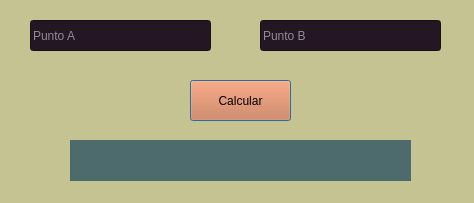
<?xml version="1.0" encoding="UTF-8"?>
<ui version="4.0">
 <class>Dialog</class>
 <widget class="QDialog" name="Dialog">
  <property name="geometry">
   <rect>
    <x>0</x>
    <y>0</y>
    <width>474</width>
    <height>203</height>
   </rect>
  </property>
  <property name="windowTitle">
   <string>Indice de masa corporal</string>
  </property>
  <property name="styleSheet">
   <string notr="true">background-color: rgb(197, 195, 146);</string>
  </property>
  <widget class="QLineEdit" name="lineEdit">
   <property name="geometry">
    <rect>
     <x>30</x>
     <y>20</y>
     <width>181</width>
     <height>31</height>
    </rect>
   </property>
   <property name="palette">
    <palette>
     <active>
      <colorrole role="WindowText">
       <brush brushstyle="SolidPattern">
        <color alpha="255">
         <red>255</red>
         <green>255</green>
         <blue>255</blue>
        </color>
       </brush>
      </colorrole>
      <colorrole role="Button">
       <brush brushstyle="SolidPattern">
        <color alpha="255">
         <red>36</red>
         <green>22</green>
         <blue>35</blue>
        </color>
       </brush>
      </colorrole>
      <colorrole role="Light">
       <brush brushstyle="SolidPattern">
        <color alpha="255">
         <red>255</red>
         <green>255</green>
         <blue>255</blue>
        </color>
       </brush>
      </colorrole>
      <colorrole role="Midlight">
       <brush brushstyle="SolidPattern">
        <color alpha="255">
         <red>255</red>
         <green>255</green>
         <blue>255</blue>
        </color>
       </brush>
      </colorrole>
      <colorrole role="Dark">
       <brush brushstyle="SolidPattern">
        <color alpha="255">
         <red>255</red>
         <green>255</green>
         <blue>255</blue>
        </color>
       </brush>
      </colorrole>
      <colorrole role="Mid">
       <brush brushstyle="SolidPattern">
        <color alpha="255">
         <red>255</red>
         <green>255</green>
         <blue>255</blue>
        </color>
       </brush>
      </colorrole>
      <colorrole role="Text">
       <brush brushstyle="SolidPattern">
        <color alpha="255">
         <red>0</red>
         <green>0</green>
         <blue>0</blue>
        </color>
       </brush>
      </colorrole>
      <colorrole role="ButtonText">
       <brush brushstyle="SolidPattern">
        <color alpha="255">
         <red>255</red>
         <green>255</green>
         <blue>255</blue>
        </color>
       </brush>
      </colorrole>
      <colorrole role="Base">
       <brush brushstyle="SolidPattern">
        <color alpha="255">
         <red>36</red>
         <green>22</green>
         <blue>35</blue>
        </color>
       </brush>
      </colorrole>
      <colorrole role="Window">
       <brush brushstyle="SolidPattern">
        <color alpha="255">
         <red>36</red>
         <green>22</green>
         <blue>35</blue>
        </color>
       </brush>
      </colorrole>
      <colorrole role="Shadow">
       <brush brushstyle="SolidPattern">
        <color alpha="255">
         <red>255</red>
         <green>255</green>
         <blue>255</blue>
        </color>
       </brush>
      </colorrole>
      <colorrole role="Highlight">
       <brush brushstyle="SolidPattern">
        <color alpha="255">
         <red>255</red>
         <green>255</green>
         <blue>255</blue>
        </color>
       </brush>
      </colorrole>
      <colorrole role="HighlightedText">
       <brush brushstyle="SolidPattern">
        <color alpha="255">
         <red>254</red>
         <green>254</green>
         <blue>254</blue>
        </color>
       </brush>
      </colorrole>
      <colorrole role="Link">
       <brush brushstyle="SolidPattern">
        <color alpha="255">
         <red>255</red>
         <green>255</green>
         <blue>255</blue>
        </color>
       </brush>
      </colorrole>
      <colorrole role="LinkVisited">
       <brush brushstyle="SolidPattern">
        <color alpha="255">
         <red>255</red>
         <green>255</green>
         <blue>255</blue>
        </color>
       </brush>
      </colorrole>
      <colorrole role="AlternateBase">
       <brush brushstyle="SolidPattern">
        <color alpha="255">
         <red>255</red>
         <green>255</green>
         <blue>255</blue>
        </color>
       </brush>
      </colorrole>
      <colorrole role="ToolTipBase">
       <brush brushstyle="SolidPattern">
        <color alpha="255">
         <red>255</red>
         <green>255</green>
         <blue>255</blue>
        </color>
       </brush>
      </colorrole>
      <colorrole role="ToolTipText">
       <brush brushstyle="SolidPattern">
        <color alpha="255">
         <red>255</red>
         <green>255</green>
         <blue>255</blue>
        </color>
       </brush>
      </colorrole>
      <colorrole role="PlaceholderText">
       <brush brushstyle="SolidPattern">
        <color alpha="128">
         <red>255</red>
         <green>255</green>
         <blue>255</blue>
        </color>
       </brush>
      </colorrole>
     </active>
     <inactive>
      <colorrole role="WindowText">
       <brush brushstyle="SolidPattern">
        <color alpha="255">
         <red>0</red>
         <green>0</green>
         <blue>0</blue>
        </color>
       </brush>
      </colorrole>
      <colorrole role="Button">
       <brush brushstyle="SolidPattern">
        <color alpha="255">
         <red>36</red>
         <green>22</green>
         <blue>35</blue>
        </color>
       </brush>
      </colorrole>
      <colorrole role="Light">
       <brush brushstyle="SolidPattern">
        <color alpha="255">
         <red>36</red>
         <green>22</green>
         <blue>35</blue>
        </color>
       </brush>
      </colorrole>
      <colorrole role="Midlight">
       <brush brushstyle="SolidPattern">
        <color alpha="255">
         <red>36</red>
         <green>22</green>
         <blue>35</blue>
        </color>
       </brush>
      </colorrole>
      <colorrole role="Dark">
       <brush brushstyle="SolidPattern">
        <color alpha="255">
         <red>160</red>
         <green>160</green>
         <blue>160</blue>
        </color>
       </brush>
      </colorrole>
      <colorrole role="Mid">
       <brush brushstyle="SolidPattern">
        <color alpha="255">
         <red>160</red>
         <green>160</green>
         <blue>160</blue>
        </color>
       </brush>
      </colorrole>
      <colorrole role="Text">
       <brush brushstyle="SolidPattern">
        <color alpha="255">
         <red>255</red>
         <green>255</green>
         <blue>255</blue>
        </color>
       </brush>
      </colorrole>
      <colorrole role="ButtonText">
       <brush brushstyle="SolidPattern">
        <color alpha="255">
         <red>0</red>
         <green>0</green>
         <blue>0</blue>
        </color>
       </brush>
      </colorrole>
      <colorrole role="Base">
       <brush brushstyle="SolidPattern">
        <color alpha="255">
         <red>36</red>
         <green>22</green>
         <blue>35</blue>
        </color>
       </brush>
      </colorrole>
      <colorrole role="Window">
       <brush brushstyle="SolidPattern">
        <color alpha="255">
         <red>36</red>
         <green>22</green>
         <blue>35</blue>
        </color>
       </brush>
      </colorrole>
      <colorrole role="Shadow">
       <brush brushstyle="SolidPattern">
        <color alpha="255">
         <red>105</red>
         <green>105</green>
         <blue>105</blue>
        </color>
       </brush>
      </colorrole>
      <colorrole role="Highlight">
       <brush brushstyle="SolidPattern">
        <color alpha="255">
         <red>240</red>
         <green>240</green>
         <blue>240</blue>
        </color>
       </brush>
      </colorrole>
      <colorrole role="HighlightedText">
       <brush brushstyle="SolidPattern">
        <color alpha="255">
         <red>254</red>
         <green>254</green>
         <blue>254</blue>
        </color>
       </brush>
      </colorrole>
      <colorrole role="Link">
       <brush brushstyle="SolidPattern">
        <color alpha="255">
         <red>0</red>
         <green>0</green>
         <blue>255</blue>
        </color>
       </brush>
      </colorrole>
      <colorrole role="LinkVisited">
       <brush brushstyle="SolidPattern">
        <color alpha="255">
         <red>255</red>
         <green>0</green>
         <blue>255</blue>
        </color>
       </brush>
      </colorrole>
      <colorrole role="AlternateBase">
       <brush brushstyle="SolidPattern">
        <color alpha="255">
         <red>246</red>
         <green>246</green>
         <blue>246</blue>
        </color>
       </brush>
      </colorrole>
      <colorrole role="ToolTipBase">
       <brush brushstyle="SolidPattern">
        <color alpha="255">
         <red>255</red>
         <green>255</green>
         <blue>220</blue>
        </color>
       </brush>
      </colorrole>
      <colorrole role="ToolTipText">
       <brush brushstyle="SolidPattern">
        <color alpha="255">
         <red>0</red>
         <green>0</green>
         <blue>0</blue>
        </color>
       </brush>
      </colorrole>
      <colorrole role="PlaceholderText">
       <brush brushstyle="SolidPattern">
        <color alpha="128">
         <red>255</red>
         <green>255</green>
         <blue>255</blue>
        </color>
       </brush>
      </colorrole>
     </inactive>
     <disabled>
      <colorrole role="WindowText">
       <brush brushstyle="SolidPattern">
        <color alpha="255">
         <red>120</red>
         <green>120</green>
         <blue>120</blue>
        </color>
       </brush>
      </colorrole>
      <colorrole role="Button">
       <brush brushstyle="SolidPattern">
        <color alpha="255">
         <red>36</red>
         <green>22</green>
         <blue>35</blue>
        </color>
       </brush>
      </colorrole>
      <colorrole role="Light">
       <brush brushstyle="SolidPattern">
        <color alpha="255">
         <red>36</red>
         <green>22</green>
         <blue>35</blue>
        </color>
       </brush>
      </colorrole>
      <colorrole role="Midlight">
       <brush brushstyle="SolidPattern">
        <color alpha="255">
         <red>36</red>
         <green>22</green>
         <blue>35</blue>
        </color>
       </brush>
      </colorrole>
      <colorrole role="Dark">
       <brush brushstyle="SolidPattern">
        <color alpha="255">
         <red>160</red>
         <green>160</green>
         <blue>160</blue>
        </color>
       </brush>
      </colorrole>
      <colorrole role="Mid">
       <brush brushstyle="SolidPattern">
        <color alpha="255">
         <red>160</red>
         <green>160</green>
         <blue>160</blue>
        </color>
       </brush>
      </colorrole>
      <colorrole role="Text">
       <brush brushstyle="SolidPattern">
        <color alpha="255">
         <red>120</red>
         <green>120</green>
         <blue>120</blue>
        </color>
       </brush>
      </colorrole>
      <colorrole role="ButtonText">
       <brush brushstyle="SolidPattern">
        <color alpha="255">
         <red>120</red>
         <green>120</green>
         <blue>120</blue>
        </color>
       </brush>
      </colorrole>
      <colorrole role="Base">
       <brush brushstyle="SolidPattern">
        <color alpha="255">
         <red>36</red>
         <green>22</green>
         <blue>35</blue>
        </color>
       </brush>
      </colorrole>
      <colorrole role="Window">
       <brush brushstyle="SolidPattern">
        <color alpha="255">
         <red>36</red>
         <green>22</green>
         <blue>35</blue>
        </color>
       </brush>
      </colorrole>
      <colorrole role="Shadow">
       <brush brushstyle="SolidPattern">
        <color alpha="255">
         <red>0</red>
         <green>0</green>
         <blue>0</blue>
        </color>
       </brush>
      </colorrole>
      <colorrole role="Highlight">
       <brush brushstyle="SolidPattern">
        <color alpha="255">
         <red>0</red>
         <green>120</green>
         <blue>215</blue>
        </color>
       </brush>
      </colorrole>
      <colorrole role="HighlightedText">
       <brush brushstyle="SolidPattern">
        <color alpha="255">
         <red>254</red>
         <green>254</green>
         <blue>254</blue>
        </color>
       </brush>
      </colorrole>
      <colorrole role="Link">
       <brush brushstyle="SolidPattern">
        <color alpha="255">
         <red>0</red>
         <green>0</green>
         <blue>255</blue>
        </color>
       </brush>
      </colorrole>
      <colorrole role="LinkVisited">
       <brush brushstyle="SolidPattern">
        <color alpha="255">
         <red>255</red>
         <green>0</green>
         <blue>255</blue>
        </color>
       </brush>
      </colorrole>
      <colorrole role="AlternateBase">
       <brush brushstyle="SolidPattern">
        <color alpha="255">
         <red>246</red>
         <green>246</green>
         <blue>246</blue>
        </color>
       </brush>
      </colorrole>
      <colorrole role="ToolTipBase">
       <brush brushstyle="SolidPattern">
        <color alpha="255">
         <red>255</red>
         <green>255</green>
         <blue>220</blue>
        </color>
       </brush>
      </colorrole>
      <colorrole role="ToolTipText">
       <brush brushstyle="SolidPattern">
        <color alpha="255">
         <red>0</red>
         <green>0</green>
         <blue>0</blue>
        </color>
       </brush>
      </colorrole>
      <colorrole role="PlaceholderText">
       <brush brushstyle="SolidPattern">
        <color alpha="128">
         <red>0</red>
         <green>0</green>
         <blue>0</blue>
        </color>
       </brush>
      </colorrole>
     </disabled>
    </palette>
   </property>
   <property name="styleSheet">
    <string notr="true">background-color: rgb(36, 22, 35);</string>
   </property>
   <property name="placeholderText">
    <string>Punto A</string>
   </property>
  </widget>
  <widget class="QPushButton" name="pushButton">
   <property name="geometry">
    <rect>
     <x>190</x>
     <y>80</y>
     <width>101</width>
     <height>41</height>
    </rect>
   </property>
   <property name="palette">
    <palette>
     <active>
      <colorrole role="Button">
       <brush brushstyle="SolidPattern">
        <color alpha="255">
         <red>213</red>
         <green>111</green>
         <blue>61</blue>
        </color>
       </brush>
      </colorrole>
      <colorrole role="Text">
       <brush brushstyle="SolidPattern">
        <color alpha="255">
         <red>36</red>
         <green>22</green>
         <blue>35</blue>
        </color>
       </brush>
      </colorrole>
      <colorrole role="Base">
       <brush brushstyle="SolidPattern">
        <color alpha="255">
         <red>213</red>
         <green>111</green>
         <blue>61</blue>
        </color>
       </brush>
      </colorrole>
      <colorrole role="Window">
       <brush brushstyle="SolidPattern">
        <color alpha="255">
         <red>213</red>
         <green>111</green>
         <blue>61</blue>
        </color>
       </brush>
      </colorrole>
      <colorrole role="PlaceholderText">
       <brush brushstyle="SolidPattern">
        <color alpha="128">
         <red>36</red>
         <green>22</green>
         <blue>35</blue>
        </color>
       </brush>
      </colorrole>
     </active>
     <inactive>
      <colorrole role="Button">
       <brush brushstyle="SolidPattern">
        <color alpha="255">
         <red>213</red>
         <green>111</green>
         <blue>61</blue>
        </color>
       </brush>
      </colorrole>
      <colorrole role="Text">
       <brush brushstyle="SolidPattern">
        <color alpha="255">
         <red>36</red>
         <green>22</green>
         <blue>35</blue>
        </color>
       </brush>
      </colorrole>
      <colorrole role="Base">
       <brush brushstyle="SolidPattern">
        <color alpha="255">
         <red>213</red>
         <green>111</green>
         <blue>61</blue>
        </color>
       </brush>
      </colorrole>
      <colorrole role="Window">
       <brush brushstyle="SolidPattern">
        <color alpha="255">
         <red>213</red>
         <green>111</green>
         <blue>61</blue>
        </color>
       </brush>
      </colorrole>
      <colorrole role="PlaceholderText">
       <brush brushstyle="SolidPattern">
        <color alpha="128">
         <red>36</red>
         <green>22</green>
         <blue>35</blue>
        </color>
       </brush>
      </colorrole>
     </inactive>
     <disabled>
      <colorrole role="Button">
       <brush brushstyle="SolidPattern">
        <color alpha="255">
         <red>213</red>
         <green>111</green>
         <blue>61</blue>
        </color>
       </brush>
      </colorrole>
      <colorrole role="Text">
       <brush brushstyle="SolidPattern">
        <color alpha="255">
         <red>120</red>
         <green>120</green>
         <blue>120</blue>
        </color>
       </brush>
      </colorrole>
      <colorrole role="Base">
       <brush brushstyle="SolidPattern">
        <color alpha="255">
         <red>213</red>
         <green>111</green>
         <blue>61</blue>
        </color>
       </brush>
      </colorrole>
      <colorrole role="Window">
       <brush brushstyle="SolidPattern">
        <color alpha="255">
         <red>213</red>
         <green>111</green>
         <blue>61</blue>
        </color>
       </brush>
      </colorrole>
      <colorrole role="PlaceholderText">
       <brush brushstyle="SolidPattern">
        <color alpha="128">
         <red>0</red>
         <green>0</green>
         <blue>0</blue>
        </color>
       </brush>
      </colorrole>
     </disabled>
    </palette>
   </property>
   <property name="styleSheet">
    <string notr="true">
background-color: rgb(213, 111, 61);</string>
   </property>
   <property name="text">
    <string>Calcular</string>
   </property>
  </widget>
  <widget class="QLabel" name="label_2">
   <property name="geometry">
    <rect>
     <x>70</x>
     <y>140</y>
     <width>341</width>
     <height>41</height>
    </rect>
   </property>
   <property name="styleSheet">
    <string notr="true">background-color: rgb(77, 106, 109);
font: 8pt &quot;MS Shell Dlg 2&quot;;</string>
   </property>
   <property name="text">
    <string/>
   </property>
  </widget>
  <widget class="QLineEdit" name="lineEdit_2">
   <property name="geometry">
    <rect>
     <x>260</x>
     <y>20</y>
     <width>181</width>
     <height>31</height>
    </rect>
   </property>
   <property name="palette">
    <palette>
     <active>
      <colorrole role="WindowText">
       <brush brushstyle="SolidPattern">
        <color alpha="255">
         <red>255</red>
         <green>255</green>
         <blue>255</blue>
        </color>
       </brush>
      </colorrole>
      <colorrole role="Button">
       <brush brushstyle="SolidPattern">
        <color alpha="255">
         <red>36</red>
         <green>22</green>
         <blue>35</blue>
        </color>
       </brush>
      </colorrole>
      <colorrole role="Light">
       <brush brushstyle="SolidPattern">
        <color alpha="255">
         <red>255</red>
         <green>255</green>
         <blue>255</blue>
        </color>
       </brush>
      </colorrole>
      <colorrole role="Midlight">
       <brush brushstyle="SolidPattern">
        <color alpha="255">
         <red>255</red>
         <green>255</green>
         <blue>255</blue>
        </color>
       </brush>
      </colorrole>
      <colorrole role="Dark">
       <brush brushstyle="SolidPattern">
        <color alpha="255">
         <red>255</red>
         <green>255</green>
         <blue>255</blue>
        </color>
       </brush>
      </colorrole>
      <colorrole role="Mid">
       <brush brushstyle="SolidPattern">
        <color alpha="255">
         <red>255</red>
         <green>255</green>
         <blue>255</blue>
        </color>
       </brush>
      </colorrole>
      <colorrole role="Text">
       <brush brushstyle="SolidPattern">
        <color alpha="255">
         <red>0</red>
         <green>0</green>
         <blue>0</blue>
        </color>
       </brush>
      </colorrole>
      <colorrole role="ButtonText">
       <brush brushstyle="SolidPattern">
        <color alpha="255">
         <red>255</red>
         <green>255</green>
         <blue>255</blue>
        </color>
       </brush>
      </colorrole>
      <colorrole role="Base">
       <brush brushstyle="SolidPattern">
        <color alpha="255">
         <red>36</red>
         <green>22</green>
         <blue>35</blue>
        </color>
       </brush>
      </colorrole>
      <colorrole role="Window">
       <brush brushstyle="SolidPattern">
        <color alpha="255">
         <red>36</red>
         <green>22</green>
         <blue>35</blue>
        </color>
       </brush>
      </colorrole>
      <colorrole role="Shadow">
       <brush brushstyle="SolidPattern">
        <color alpha="255">
         <red>255</red>
         <green>255</green>
         <blue>255</blue>
        </color>
       </brush>
      </colorrole>
      <colorrole role="Highlight">
       <brush brushstyle="SolidPattern">
        <color alpha="255">
         <red>255</red>
         <green>255</green>
         <blue>255</blue>
        </color>
       </brush>
      </colorrole>
      <colorrole role="HighlightedText">
       <brush brushstyle="SolidPattern">
        <color alpha="255">
         <red>254</red>
         <green>254</green>
         <blue>254</blue>
        </color>
       </brush>
      </colorrole>
      <colorrole role="Link">
       <brush brushstyle="SolidPattern">
        <color alpha="255">
         <red>255</red>
         <green>255</green>
         <blue>255</blue>
        </color>
       </brush>
      </colorrole>
      <colorrole role="LinkVisited">
       <brush brushstyle="SolidPattern">
        <color alpha="255">
         <red>255</red>
         <green>255</green>
         <blue>255</blue>
        </color>
       </brush>
      </colorrole>
      <colorrole role="AlternateBase">
       <brush brushstyle="SolidPattern">
        <color alpha="255">
         <red>255</red>
         <green>255</green>
         <blue>255</blue>
        </color>
       </brush>
      </colorrole>
      <colorrole role="ToolTipBase">
       <brush brushstyle="SolidPattern">
        <color alpha="255">
         <red>255</red>
         <green>255</green>
         <blue>255</blue>
        </color>
       </brush>
      </colorrole>
      <colorrole role="ToolTipText">
       <brush brushstyle="SolidPattern">
        <color alpha="255">
         <red>255</red>
         <green>255</green>
         <blue>255</blue>
        </color>
       </brush>
      </colorrole>
      <colorrole role="PlaceholderText">
       <brush brushstyle="SolidPattern">
        <color alpha="128">
         <red>255</red>
         <green>255</green>
         <blue>255</blue>
        </color>
       </brush>
      </colorrole>
     </active>
     <inactive>
      <colorrole role="WindowText">
       <brush brushstyle="SolidPattern">
        <color alpha="255">
         <red>0</red>
         <green>0</green>
         <blue>0</blue>
        </color>
       </brush>
      </colorrole>
      <colorrole role="Button">
       <brush brushstyle="SolidPattern">
        <color alpha="255">
         <red>36</red>
         <green>22</green>
         <blue>35</blue>
        </color>
       </brush>
      </colorrole>
      <colorrole role="Light">
       <brush brushstyle="SolidPattern">
        <color alpha="255">
         <red>36</red>
         <green>22</green>
         <blue>35</blue>
        </color>
       </brush>
      </colorrole>
      <colorrole role="Midlight">
       <brush brushstyle="SolidPattern">
        <color alpha="255">
         <red>36</red>
         <green>22</green>
         <blue>35</blue>
        </color>
       </brush>
      </colorrole>
      <colorrole role="Dark">
       <brush brushstyle="SolidPattern">
        <color alpha="255">
         <red>160</red>
         <green>160</green>
         <blue>160</blue>
        </color>
       </brush>
      </colorrole>
      <colorrole role="Mid">
       <brush brushstyle="SolidPattern">
        <color alpha="255">
         <red>160</red>
         <green>160</green>
         <blue>160</blue>
        </color>
       </brush>
      </colorrole>
      <colorrole role="Text">
       <brush brushstyle="SolidPattern">
        <color alpha="255">
         <red>255</red>
         <green>255</green>
         <blue>255</blue>
        </color>
       </brush>
      </colorrole>
      <colorrole role="ButtonText">
       <brush brushstyle="SolidPattern">
        <color alpha="255">
         <red>0</red>
         <green>0</green>
         <blue>0</blue>
        </color>
       </brush>
      </colorrole>
      <colorrole role="Base">
       <brush brushstyle="SolidPattern">
        <color alpha="255">
         <red>36</red>
         <green>22</green>
         <blue>35</blue>
        </color>
       </brush>
      </colorrole>
      <colorrole role="Window">
       <brush brushstyle="SolidPattern">
        <color alpha="255">
         <red>36</red>
         <green>22</green>
         <blue>35</blue>
        </color>
       </brush>
      </colorrole>
      <colorrole role="Shadow">
       <brush brushstyle="SolidPattern">
        <color alpha="255">
         <red>105</red>
         <green>105</green>
         <blue>105</blue>
        </color>
       </brush>
      </colorrole>
      <colorrole role="Highlight">
       <brush brushstyle="SolidPattern">
        <color alpha="255">
         <red>240</red>
         <green>240</green>
         <blue>240</blue>
        </color>
       </brush>
      </colorrole>
      <colorrole role="HighlightedText">
       <brush brushstyle="SolidPattern">
        <color alpha="255">
         <red>254</red>
         <green>254</green>
         <blue>254</blue>
        </color>
       </brush>
      </colorrole>
      <colorrole role="Link">
       <brush brushstyle="SolidPattern">
        <color alpha="255">
         <red>0</red>
         <green>0</green>
         <blue>255</blue>
        </color>
       </brush>
      </colorrole>
      <colorrole role="LinkVisited">
       <brush brushstyle="SolidPattern">
        <color alpha="255">
         <red>255</red>
         <green>0</green>
         <blue>255</blue>
        </color>
       </brush>
      </colorrole>
      <colorrole role="AlternateBase">
       <brush brushstyle="SolidPattern">
        <color alpha="255">
         <red>246</red>
         <green>246</green>
         <blue>246</blue>
        </color>
       </brush>
      </colorrole>
      <colorrole role="ToolTipBase">
       <brush brushstyle="SolidPattern">
        <color alpha="255">
         <red>255</red>
         <green>255</green>
         <blue>220</blue>
        </color>
       </brush>
      </colorrole>
      <colorrole role="ToolTipText">
       <brush brushstyle="SolidPattern">
        <color alpha="255">
         <red>0</red>
         <green>0</green>
         <blue>0</blue>
        </color>
       </brush>
      </colorrole>
      <colorrole role="PlaceholderText">
       <brush brushstyle="SolidPattern">
        <color alpha="128">
         <red>255</red>
         <green>255</green>
         <blue>255</blue>
        </color>
       </brush>
      </colorrole>
     </inactive>
     <disabled>
      <colorrole role="WindowText">
       <brush brushstyle="SolidPattern">
        <color alpha="255">
         <red>120</red>
         <green>120</green>
         <blue>120</blue>
        </color>
       </brush>
      </colorrole>
      <colorrole role="Button">
       <brush brushstyle="SolidPattern">
        <color alpha="255">
         <red>36</red>
         <green>22</green>
         <blue>35</blue>
        </color>
       </brush>
      </colorrole>
      <colorrole role="Light">
       <brush brushstyle="SolidPattern">
        <color alpha="255">
         <red>36</red>
         <green>22</green>
         <blue>35</blue>
        </color>
       </brush>
      </colorrole>
      <colorrole role="Midlight">
       <brush brushstyle="SolidPattern">
        <color alpha="255">
         <red>36</red>
         <green>22</green>
         <blue>35</blue>
        </color>
       </brush>
      </colorrole>
      <colorrole role="Dark">
       <brush brushstyle="SolidPattern">
        <color alpha="255">
         <red>160</red>
         <green>160</green>
         <blue>160</blue>
        </color>
       </brush>
      </colorrole>
      <colorrole role="Mid">
       <brush brushstyle="SolidPattern">
        <color alpha="255">
         <red>160</red>
         <green>160</green>
         <blue>160</blue>
        </color>
       </brush>
      </colorrole>
      <colorrole role="Text">
       <brush brushstyle="SolidPattern">
        <color alpha="255">
         <red>120</red>
         <green>120</green>
         <blue>120</blue>
        </color>
       </brush>
      </colorrole>
      <colorrole role="ButtonText">
       <brush brushstyle="SolidPattern">
        <color alpha="255">
         <red>120</red>
         <green>120</green>
         <blue>120</blue>
        </color>
       </brush>
      </colorrole>
      <colorrole role="Base">
       <brush brushstyle="SolidPattern">
        <color alpha="255">
         <red>36</red>
         <green>22</green>
         <blue>35</blue>
        </color>
       </brush>
      </colorrole>
      <colorrole role="Window">
       <brush brushstyle="SolidPattern">
        <color alpha="255">
         <red>36</red>
         <green>22</green>
         <blue>35</blue>
        </color>
       </brush>
      </colorrole>
      <colorrole role="Shadow">
       <brush brushstyle="SolidPattern">
        <color alpha="255">
         <red>0</red>
         <green>0</green>
         <blue>0</blue>
        </color>
       </brush>
      </colorrole>
      <colorrole role="Highlight">
       <brush brushstyle="SolidPattern">
        <color alpha="255">
         <red>0</red>
         <green>120</green>
         <blue>215</blue>
        </color>
       </brush>
      </colorrole>
      <colorrole role="HighlightedText">
       <brush brushstyle="SolidPattern">
        <color alpha="255">
         <red>254</red>
         <green>254</green>
         <blue>254</blue>
        </color>
       </brush>
      </colorrole>
      <colorrole role="Link">
       <brush brushstyle="SolidPattern">
        <color alpha="255">
         <red>0</red>
         <green>0</green>
         <blue>255</blue>
        </color>
       </brush>
      </colorrole>
      <colorrole role="LinkVisited">
       <brush brushstyle="SolidPattern">
        <color alpha="255">
         <red>255</red>
         <green>0</green>
         <blue>255</blue>
        </color>
       </brush>
      </colorrole>
      <colorrole role="AlternateBase">
       <brush brushstyle="SolidPattern">
        <color alpha="255">
         <red>246</red>
         <green>246</green>
         <blue>246</blue>
        </color>
       </brush>
      </colorrole>
      <colorrole role="ToolTipBase">
       <brush brushstyle="SolidPattern">
        <color alpha="255">
         <red>255</red>
         <green>255</green>
         <blue>220</blue>
        </color>
       </brush>
      </colorrole>
      <colorrole role="ToolTipText">
       <brush brushstyle="SolidPattern">
        <color alpha="255">
         <red>0</red>
         <green>0</green>
         <blue>0</blue>
        </color>
       </brush>
      </colorrole>
      <colorrole role="PlaceholderText">
       <brush brushstyle="SolidPattern">
        <color alpha="128">
         <red>0</red>
         <green>0</green>
         <blue>0</blue>
        </color>
       </brush>
      </colorrole>
     </disabled>
    </palette>
   </property>
   <property name="styleSheet">
    <string notr="true">background-color: rgb(36, 22, 35);</string>
   </property>
   <property name="placeholderText">
    <string>Punto B</string>
   </property>
  </widget>
 </widget>
 <resources/>
 <connections/>
</ui>
